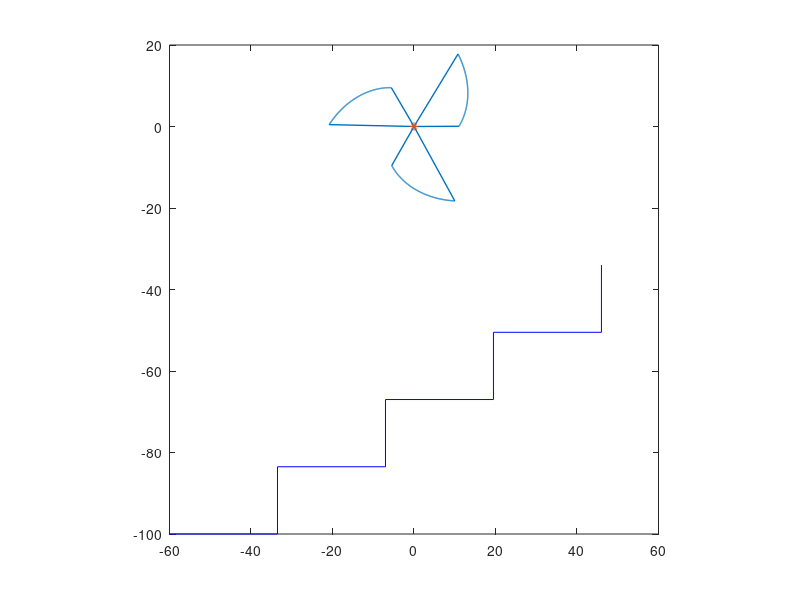

Write the MATLAB code that produced this figure.
clear;

stair_height = 16.5
stair_width = 26.5
target_ratio = stair_height/stair_width
alpha = target_ratio;
segm_count = 3;
segm_angular_size = 2*pi/segm_count;

r0 = 11;

equation_fn = @(f) (stair_height^2 + (stair_width - r0*sqrt(1+alpha^2)/alpha*(exp(f*alpha*segm_angular_size)-1))^2) - ...
					r0^2 * (1 + exp(2*f*alpha*segm_angular_size) - 2*exp(f*alpha*segm_angular_size)*cos((1-f)*segm_angular_size));

f0 = 0.2;
frac = fsolve(equation_fn, f0);
rem_width = (stair_width - r0*sqrt(1+alpha^2)/alpha*(exp(frac*alpha*segm_angular_size)-1))
fprintf('f = %f, rem_width = %f', frac, rem_width);

curve_segm_theta = 2*pi/segm_count * frac;

r_fun = @(theta) r0*exp(alpha*theta);


thetas_curve_segm = 0:0.005:curve_segm_theta;
rs_curve_segm = r_fun(thetas_curve_segm);
rs_curve_segm(1) = 0;
thetas = [];
rs = [];
for i = 0:segm_count-1
    rs = [rs, rs_curve_segm];
    thetas = [thetas, thetas_curve_segm + i*2*pi/segm_count];
end
xs = rs.*cos(thetas);
ys = rs.*sin(thetas);

plot([xs, xs(1)], [ys, ys(1)], 'LineWidth', 1);
hold on;
plot(0, 0, '*');

ox0 = -60;
oy0 = -100;

for i = 0:3
    x0 = ox0 + stair_width*i;
    y0 = oy0 + stair_height*i;
    x1 = x0 + stair_width;
    y1 = y0;
    x2 = x1;
    y2 = y0 + stair_height;

    plot([x0, x1, x2], [y0, y1, y2], 'b');
end

hold off;
daspect([1, 1, 1]);

